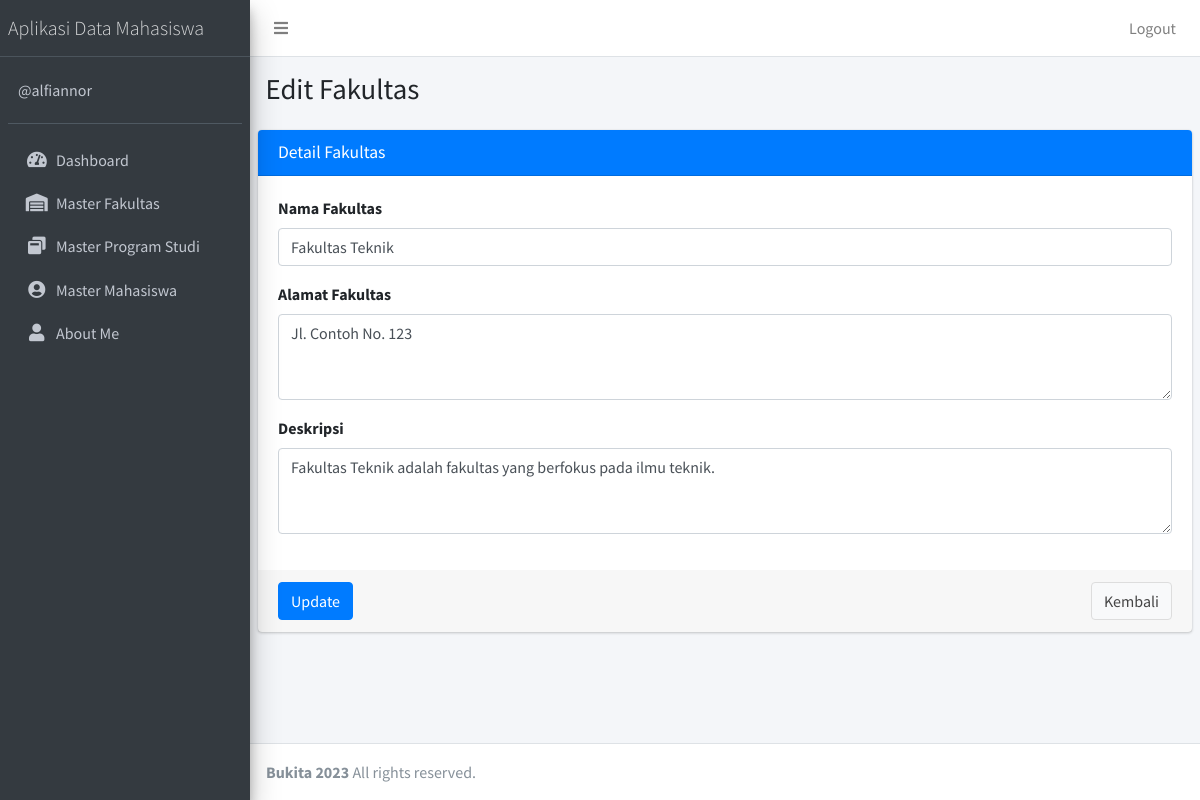
Page /public/fakultas/edit/1 (signed in) on the committed database.
### tables this page shows
CREATE TABLE `fakultas` (
  `FakultasID` int NOT NULL,
  `NamaFakultas` varchar(255) NOT NULL,
  `AlamatFakultas` text,
  `Deskripsi` text
);

### app/core/Controller.php (called while the page is built, shortened)
<?php
class Controller
{
    public function view($view, $data = [])
    {
        require_once '../app/views/' . $view . '.php';
    }
    public function model($model)
    {
        return new $model;
    }
}

### app/controllers/Fakultas.php (called while the page is built, shortened)
<?php
class Fakultas extends Controller
{
    public function edit($id)
    {
        $data['title'] = 'Detail Fakultas';
        $data['fakultas'] = $this->model('FakultasModel')->getFakultasById($id);
        $this->view('fakultas/edit', $data);
    }
}

### app/core/App.php (called while the page is built, shortened)
<?php
class App
{
    protected $method = 'index';
    protected $params = [];
    public function __construct()
    {
        $url = $this->parseURL();
        if (is_array($url) && isset($url[0]) && file_exists('../app/controllers/' . $url[0] . '.php')) {
            unset($url[0]);
        }
        $this->controller = new $this->controller;
        if (isset($url[1])) {
            if (method_exists($this->controller, $url[1])) {
                $this->method = $url[1];
                unset($url[1]);
            }
        }
        if (!empty($url)) {
            $this->params = array_values($url);
        }
        call_user_func_array([$this->controller, $this->method], $this->params);
    }
    public function parseURL()
    {
        if (isset($_GET['url'])) {
            $url = rtrim($_GET['url'], '/');
            $url = filter_var($url, FILTER_SANITIZE_URL);
            $url = explode('/', $url);
            return $url;
        }
    }
}

### public/index.php (called while the page is built, shortened)
<?php
$app = new App;

### app/core/Database.php (called while the page is built, shortened)
<?php
class Database
{
    private $host = DB_HOST;
    private $user = DB_USER;
    private $pass = DB_PASS;
    private $dbnm = DB_NAME;
    private $dbh;
    private $stmt;
    public function __construct()
    {
        $dsn = 'mysql:host=' . $this->host . ';dbname=' . $this->dbnm;
        $option = [
            PDO::ATTR_PERSISTENT => true,
            PDO::ATTR_ERRMODE => PDO::ERRMODE_EXCEPTION
        ];
        try {
            $this->dbh = new PDO($dsn, $this->user, $this->pass, $option);
        } catch (PDOException $e) {
            die($e->getMessage());
        }
    }
    public function query($query)
    {
        $this->stmt = $this->dbh->prepare($query);
    }
    public function bind($param, $value, $type = null)
    {
        if (is_null($type)) {
            switch (true) {
                default:
                    $type = PDO::PARAM_STR;
            }
        }
        $this->stmt->bindValue($param, $value, $type);
    }
    public function execute()
    {
        $this->stmt->execute();
    }
    public function single()
    {
        $this->execute();
        return $this->stmt->fetch(PDO::FETCH_ASSOC);
    }
}

### app/models/FakultasModel.php (called while the page is built, shortened)
<?php
class FakultasModel
{
    private $table = 'Fakultas';
    private $db;
    public function __construct()
    {
        $this->db = new Database;
    }
    public function getFakultasById($id)
    {
        $this->db->query('SELECT * FROM ' . $this->table . ' WHERE FakultasID=:id');
        $this->db->bind('id', $id);
        return $this->db->single();
    }
}

### app/views/fakultas/edit.php (the view, shortened to what this page needs)
<div class="content-wrapper">
    <section class="content-header">
        <div class="container-fluid">
            <div class="row mb-2">
                <div class="col-sm-6">
                    <h1>Edit Fakultas</h1>
                </div>
            </div>
        </div>
    </section>
    <section class="content">
        <div class="card card-primary">
            <div class="card-header">
                <h3 class="card-title"><?= $data['title']; ?></h3>
            </div>
            <form role="form" action="<?= base_url; ?>/fakultas/updateFakultas" method="POST" enctype="multipart/form-data">
                <div class="card-body">
                    <div class="form-group">
                        <label>Nama Fakultas</label>
                        <input type="text" class="form-control" placeholder="Masukkan nama fakultas..." name="nama_fakultas" value="<?= $data['fakultas']['NamaFakultas']; ?>">
                    </div>
                    <div class="form-group">
                        <label>Alamat Fakultas</label>
                        <textarea class="form-control" rows="3" placeholder="Masukkan alamat fakultas..." name="alamat_fakultas"><?= $data['fakultas']['AlamatFakultas']; ?></textarea>
                    </div>
                    <div class="form-group">
                        <label>Deskripsi</label>
                        <textarea class="form-control" rows="3" placeholder="Masukkan deskripsi fakultas..." name="deskripsi"><?= $data['fakultas']['Deskripsi']; ?></textarea>
                    </div>
                </div>
                <div class="card-footer">
                    <button type="submit" class="btn btn-primary">Update</button>
                    <a href="<?= base_url; ?>/fakultas" class="btn btn-default float-right">Kembali</a>
                </div>
            </form>
        </div>
    </section>
</div>

### rows in the picture
fakultas: nama_fakultas "Fakultas Teknik", alamat_fakultas "Jl. Contoh No. 123", deskripsi "Fakultas Teknik adalah fakultas yang berfokus pada ilmu teknik."

### other values in the picture
$data['title'] "Detail Fakultas"
